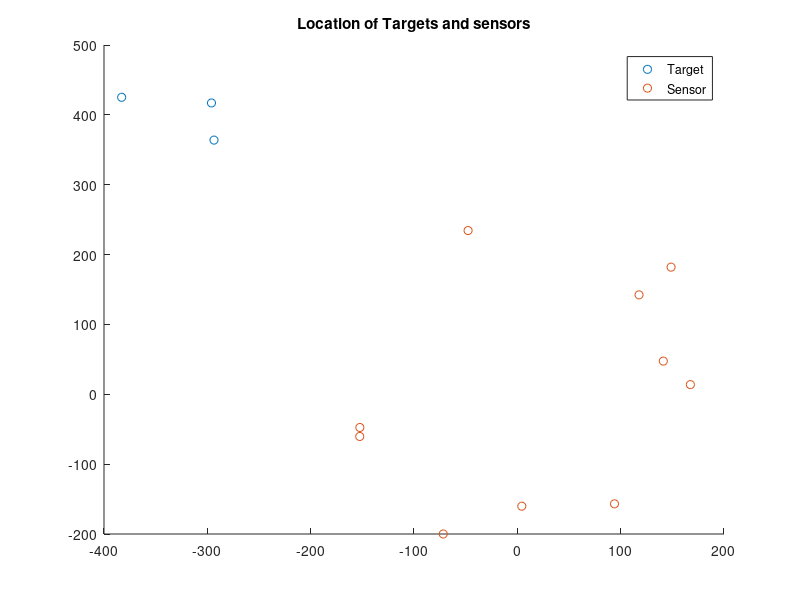
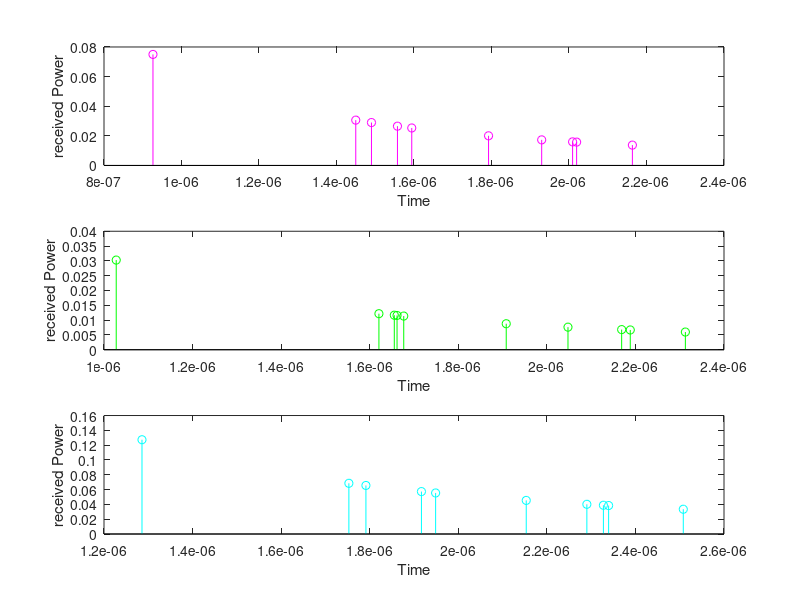

Here is the MATLAB script that generated these plots, in order:
clear all
close all
c = 3e8; % speed of light
f = 2e9;
lambda = c/f;
n = 10; % number of sensors
m = 3; % number of transmitters
xt_min=-500;
xt_max=-200;
yt_min=200;
yt_max=500;
T=[(xt_max-xt_min)*rand(m,1)+xt_min,(yt_max-yt_min)*rand(m,1)+yt_min];
xr_min=-200;
xr_max=200;
yr_min=-300;
yr_max=300;
R=[(xr_max-xr_min)*rand(n,1)+xr_min,(yr_max-yr_min)*rand(n,1)+yr_min];
figure(1)
scatter(T(:,1),T(:,2),'rx');
hold on
scatter(R(:,1),R(:,2),'bo');
hold off
title('Location of Targets and sensors')
legend ('Target', 'Sensor')
PtdB=100;  % in dBm
Pt=(10^(PtdB/10))/1000; % in watt
S=4;       % in dB, shadowing standard deviation
Xi_lin=10^(S*randn/10);
d = zeros(n,m);
t = zeros(n,m);
Pr = zeros(n,m);

for mm=1:m
    d = sqrt((T(mm,1)-R(:,1)).^2 + (T(mm,2)-R(:,2)).^2);
    t(:,mm) = d/c;
    h = sqrt(1/2)*(randn(1,1)+1i*randn(1,1));
    Pr(:,mm) = Pt*abs(h).^2*Xi_lin*(lambda^2./(4*pi*d).^2);
end
 figure(2)
 subplot(311)
 stem(t(:,1),Pr(:,1),'m');
 xlabel('Time')
 ylabel('received Power')
 subplot(312)
 stem(t(:,2),Pr(:,2),'g');
 xlabel('Time')
 ylabel('received Power')
 subplot(313)
 stem(t(:,3),Pr(:,3),'c');
 xlabel('Time')
 ylabel('received Power')
 








